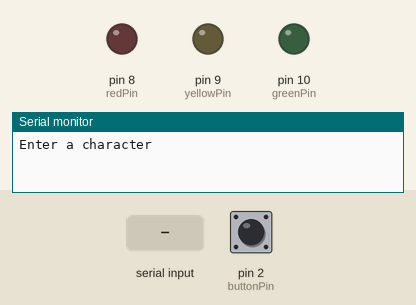
This program was run on a simulated Arduino Uno, built with avr-gcc and run on an emulated ATmega328P. Parts: output pins drawn as LEDs (lit = HIGH), the last lines printed to the serial monitor. The inputs (shaded band) are chosen by the test bench; at power-on: pin 2 (buttonPin) LOW.

Above: at 1.2 s.
1.3 s: "R" received over Serial
At 1.7 s:
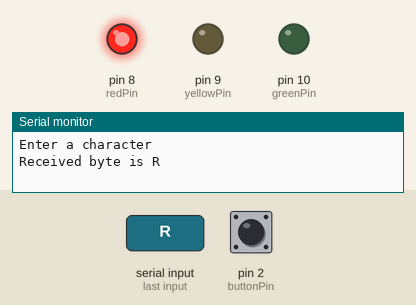
2.8 s: "Y" received over Serial
At 4.0 s:
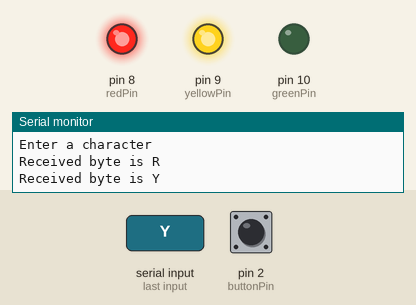
4.3 s: "G" received over Serial
At 5.2 s:
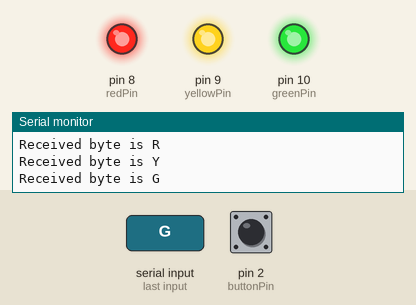
5.8 s: "r" received over Serial
At 6.4 s:
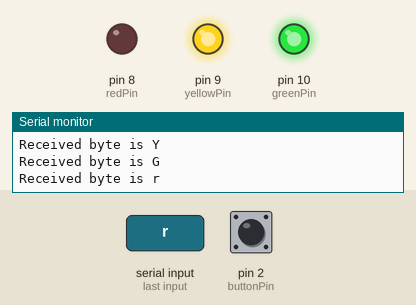
7.3 s: "y" received over Serial
At 8.7 s:
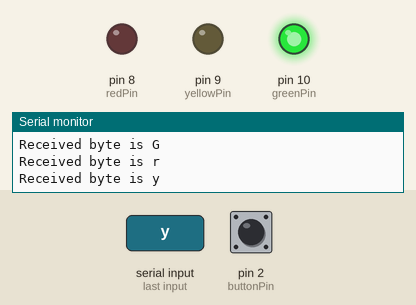
Timing chart, 0 to 10.3 s (numbered marks = the images above; inputs shaded):
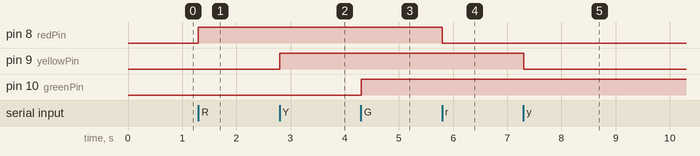

The program:

main.cpp
```cpp
#include <Arduino.h>

const int buttonPin = 2;
const int redPin = 8;
const int yellowPin = 9;
const int greenPin = 10;

int counter = 0;
int buttonState = 0;
int lastButtonState = 0;
unsigned long lastDebounceTime = 0;
const unsigned long debounceDelay = 50;

char incomingByte = 0;

void setup() {
  Serial.begin(9600);
  pinMode(buttonPin, INPUT);
  Serial.println("Enter a character ");

  pinMode(redPin, OUTPUT);
  pinMode(yellowPin, OUTPUT);
  pinMode(greenPin, OUTPUT);
}

void loop() {
   if (Serial.available() >0) {
    incomingByte = Serial.read();
    Serial.print("Received byte is ");
    Serial.println(incomingByte);

    switch (incomingByte)
    {
      case 'R':
        digitalWrite(redPin, HIGH);
        break;
      case 'Y':
        digitalWrite(yellowPin, HIGH);
        break;
      case 'G':
        digitalWrite(greenPin, HIGH);
        break;
        case 'r':
        digitalWrite(redPin, LOW);
        break;
      case 'y':
        digitalWrite(yellowPin, LOW);
        break;
      case 'g':
        digitalWrite(greenPin, LOW);
        break;
    }
  }

  int reading = digitalRead(buttonPin);
  if ((millis() - lastDebounceTime) > debounceDelay) {
    if (reading != buttonState) {
      buttonState = reading;

      if (buttonState == HIGH) {
        counter = counter + 1;
        Serial.println("Counter value: "); //Label for the counter
        Serial.println(counter); //Print the counter value
      }
    }
  }
  lastButtonState = reading;
}
```

Measured:
- after the input at 1.3 s, pin 8 (redPin): LOW → HIGH at once
- after the input at 2.8 s, pin 9 (yellowPin): LOW → HIGH at once
- after the input at 4.3 s, pin 10 (greenPin): LOW → HIGH at once
- after the input at 5.8 s, pin 8 (redPin): HIGH → LOW at once
- after the input at 7.3 s, pin 9 (yellowPin): HIGH → LOW at once
